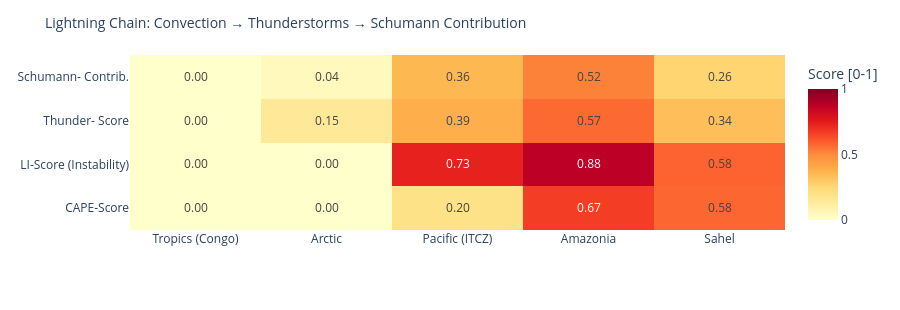

Here is the notebook cell this chart was saved with:
### Code cell
# ============================================================
# LIGHTNING CHAIN: Convection → Thunderstorms → Schumann
# Shows the causal chain per measurement point as heatmap
# ============================================================

def cape_score(v):
    """CAPE → normalized score [0,1]"""
    if v is None or pd.isna(v): return 0.0
    return min(1.0, float(v) / 3000)

def li_score(v):
    """Lifted Index: negative = unstable → score [0,1]"""
    if v is None or pd.isna(v): return 0.3
    return min(1.0, max(0.0, (-float(v) + 6) / 12))

def cloud_score(v):
    if v is None or pd.isna(v): return 0.3
    return float(v) / 100

def thunder_score(row):
    """Kombinierter Gewitterwahrscheinlichkeits-Score
    CAPE + LI + Bedeckung + WMO-Gewitter + konvektiver Niederschlag (showers)
    Hinweis: X-Ray und Kp sind kein Bestandteil – nur geomagn./solarer Kontext.
    """
    cs = cape_score(row.get('cape'))
    ls = li_score(row.get('li'))
    cl = cloud_score(row.get('cloud'))
    t  = 1.0 if row.get('thunderstorm') else 0.0
    # Convective precipitation (showers) as additional indicator
    sh = min(1.0, (row.get('showers') or 0) / 5.0)
    return round(cs * 0.30 + ls * 0.25 + cl * 0.15 + t * 0.20 + sh * 0.10, 3)

def schumann_contribution(t_score, lat):
    """Schumann contribution: higher in tropics (±30°), scaled by thunderstorm score"""
    lat_weight = max(0.3, 1.0 - abs(lat) / 60)
    return round(t_score * lat_weight, 3)

df_atm['cape_score']   = df_atm.apply(lambda r: cape_score(r['cape']), axis=1)
df_atm['li_score']     = df_atm.apply(lambda r: li_score(r['li']),    axis=1)
df_atm['thunder_score']= df_atm.apply(lambda r: thunder_score(r.to_dict()), axis=1)
df_atm['schumann_contribution'] = df_atm.apply(
    lambda r: schumann_contribution(r['thunder_score'], r['lat']), axis=1)

metrics = ['cape_score', 'li_score', 'thunder_score', 'schumann_contribution']
labels  = ['CAPE-Score', 'LI-Score\n(Instability)', 'Thunder-\nScore', 'Schumann-\nContrib.']
z_data  = [df_atm[m].tolist() for m in metrics]

fig = go.Figure(go.Heatmap(
    z=z_data,
    x=df_atm['point'].tolist(),
    y=labels,
    colorscale='YlOrRd',
    zmin=0, zmax=1,
    text=[[f'{v:.2f}' for v in row] for row in z_data],
    texttemplate='%{text}', textfont=dict(size=12),
    colorbar=dict(title='Score [0-1]')
))
fig.update_layout(
    title=dict(text='Lightning Chain: Convection → Thunderstorms → Schumann Contribution', font=dict(size=14)),
    height=310,
    plot_bgcolor='rgba(0,0,0,0)', paper_bgcolor='rgba(0,0,0,0)',
    margin=dict(l=130, r=80, t=55, b=80)
)
fig.show()

### Figure 1 — Plotly figure (JSON) as saved in the notebook; plotly's stock layout.template omitted (floating-point values rounded to 4 significant figures)
{"data": [{"colorbar": {"title": {"text": "Score [0-1]"}}, "colorscale": [[0.0, "rgb(255,255,204)"], [0.125, "rgb(255,237,160)"], [0.25, "rgb(254,217,118)"], [0.375, "rgb(254,178,76)"], [0.5, "rgb(253,141,60)"], [0.625, "rgb(252,78,42)"], [0.75, "rgb(227,26,28)"], [0.875, "rgb(189,0,38)"], [1.0, "rgb(128,0,38)"]], "text": [["0.00", "0.00", "0.20", "0.67", "0.58"], ["0.00", "0.00", "0.73", "0.88", "0.58"], ["0.00", "0.15", "0.39", "0.57", "0.34"], ["0.00", "0.04", "0.36", "0.52", "0.26"]], "textfont": {"size": 12}, "texttemplate": "%{text}", "type": "heatmap", "x": ["Tropics (Congo)", "Arctic", "Pacific (ITCZ)", "Amazonia", "Sahel"], "y": ["CAPE-Score", "LI-Score\n(Instability)", "Thunder-\nScore", "Schumann-\nContrib."], "z": [[0.0, 0.0, 0.1967, 0.6667, 0.5767], [0.0, 0.0, 0.7333, 0.875, 0.5833], [0.0, 0.147, 0.39, 0.569, 0.337], [0.0, 0.044, 0.357, 0.522, 0.264]], "zmax": 1, "zmin": 0}], "layout": {"height": 310, "margin": {"b": 80, "l": 130, "r": 80, "t": 55}, "paper_bgcolor": "rgba(0,0,0,0)", "plot_bgcolor": "rgba(0,0,0,0)", "title": {"font": {"size": 14}, "text": "Lightning Chain: Convection → Thunderstorms → Schumann Contribution"}}}
